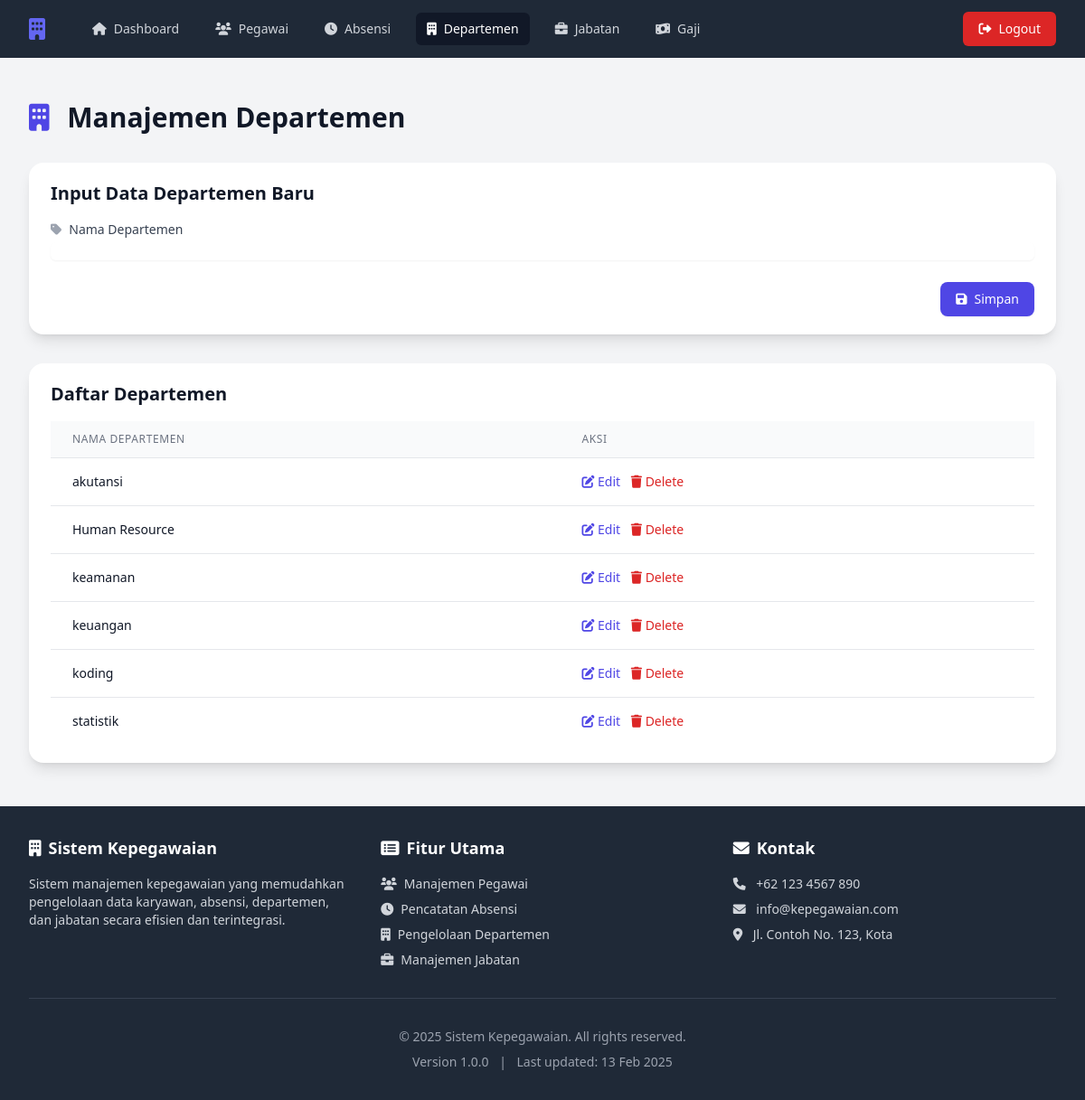
Page /departemen.php (signed in) on the committed database.
### tables this page shows
CREATE TABLE `departemen` (
  `id_departemen` int(11) NOT NULL,
  `nama_departemen` varchar(100) NOT NULL,
  `deskripsi` text DEFAULT NULL
);

### departemen.php (the view, shortened to what this page needs)
<?php
include 'db/koneksi.php';
$update_mode = false;
$nama_departemen = "";
$result = mysqli_query($conn, "SELECT * FROM departemen ORDER BY nama_departemen ASC");
include 'includes/header.php';
?>
<main class="flex-1">
    <div class="max-w-7xl mx-auto py-6 sm:px-6 lg:px-8">
        <div class="px-4 py-6 sm:px-0">
            <div class="flex justify-between items-center mb-8">
                <h1 class="text-3xl font-bold text-gray-900">
                    <i class="fas fa-building mr-3 text-indigo-600"></i>
                    Manajemen Departemen
                </h1>
            </div>
            <div class="bg-white shadow-lg rounded-2xl mb-8">
                <div class="px-6 py-5">
                    <h3 class="text-xl font-semibold text-gray-900 mb-4">
                        <?php echo ($update_mode ? "Edit Data Departemen" : "Input Data Departemen Baru"); ?>
                    </h3>
                    <form method="POST" action="">
                        <div class="grid grid-cols-1 gap-6">
                            <div>
                                <label for="nama_departemen" class="block text-sm font-medium text-gray-700">
                                    <i class="fas fa-tag text-gray-400 mr-2"></i>Nama Departemen
                                </label>
                                <input type="text" name="nama_departemen" id="nama_departemen"
                                       class="mt-1 focus:ring-indigo-500 focus:border-indigo-500 block w-full shadow-sm sm:text-sm border-gray-300 rounded-md"
                                       value="<?php echo $nama_departemen; ?>" required>
                            </div>
                        </div>
                        <div class="mt-6 flex justify-end space-x-3">
                            <button type="submit" name="submit"
                                    class="inline-flex items-center px-4 py-2 border border-transparent rounded-lg shadow-sm text-sm font-medium text-white bg-indigo-600 hover:bg-indigo-700 focus:outline-none focus:ring-2 focus:ring-offset-2 focus:ring-indigo-500">
                                <i class="fas fa-save mr-2"></i><?php echo ($update_mode ? "Update" : "Simpan"); ?>
                            </button>
                        </div>
                    </form>
                </div>
            </div>
            <div class="bg-white shadow-lg rounded-2xl overflow-hidden">
                <div class="px-6 py-5">
                    <h3 class="text-xl font-semibold text-gray-900 mb-4">Daftar Departemen</h3>
                    <div class="overflow-x-auto">
                        <table class="min-w-full divide-y divide-gray-200">
                            <thead class="bg-gray-50">
                                <tr>
                                    <th class="px-6 py-3 text-left text-xs font-medium text-gray-500 uppercase tracking-wider">Nama Departemen</th>
                                    <th class="px-6 py-3 text-left text-xs font-medium text-gray-500 uppercase tracking-wider">Aksi</th>
                                </tr>
                            </thead>
                            <tbody class="bg-white divide-y divide-gray-200">
                                <?php if (mysqli_num_rows($result) > 0): ?>
                                    <?php while($row = mysqli_fetch_assoc($result)): ?>
                                        <tr class="hover:bg-gray-50">
                                            <td class="px-6 py-4 whitespace-nowrap">
                                                <div class="text-sm font-medium text-gray-900">
                                                    <?php echo $row['nama_departemen']; ?>
                                                </div>
                                            </td>
                                            <td class="px-6 py-4 whitespace-nowrap text-sm font-medium space-x-2">
                                                <a href="?edit=<?php echo $row['id_departemen']; ?>"
                                                   class="text-indigo-600 hover:text-indigo-900">
                                                    <i class="fas fa-edit"></i> Edit
                                                </a>
                                                <button onclick="showDeleteConfirmation(<?php echo $row['id_departemen']; ?>, '<?php echo htmlspecialchars($row['nama_departemen'], ENT_QUOTES); ?>')"
                                                        class="text-red-600 hover:text-red-900">
                                                    <i class="fas fa-trash"></i> Delete
                                                </button>
                                            </td>
                                        </tr>
                                    <?php endwhile; ?>
                                <?php endif; ?>
                            </tbody>
                        </table>
                    </div>
                </div>
            </div>
        </div>
    </div>
</main>
<?php include 'includes/footer.php'; ?>

### includes/header.php (style rules this page uses)
html { height: 100%; }
body { min-height: 100vh; display: flex; flex-direction: column; }
main { flex: 1 0 auto; }

### rows in the picture
departemen: nama_departemen "akutansi"
departemen: nama_departemen "Human Resource"
departemen: nama_departemen "keamanan"
departemen: nama_departemen "keuangan"
departemen: nama_departemen "koding"
departemen: nama_departemen "statistik"
